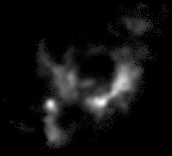
#> input picture astronomical-observations/TAU-N604-H-mod.fits, 172 x 156 px, found by its file name
$ python ts-TAU-N604-H.py
#> lines starting #> are read from the running program, lines starting #| are printed output that depends on the picture
#!/usr/bin/env python
# coding: utf-8

import time
start_time=time.time()


from pathlib import Path
import numpy as np
import json
from astropy.io import fits
from astropy.utils.misc import JsonCustomEncoder
import astropy.units as u
from matplotlib import pyplot as plt
import seaborn as sns
import sys
import turbustat.statistics as tss
from turbustat.statistics import PowerSpectrum
from turbustat.io.sim_tools import create_fits_hdu
import bfunc
import pandas as pd
from rebin_utils import downsample, oversample
from astropy.modeling import models, fitting
fitter = fitting.LevMarLSQFitter()


#distance = 840000 #parsecs
#pix = 0.26 #arcsec


name = 'N604'
element = 'H'
em_line = 'H$α$'


name_file = 'TAU-N604-H-mod.fits'
name_res = 'TAU-N604-H'
flux_map = 'TAURUS-604-Ha-Flux.fits'


##Open observations.fits
##Path and name
datapath_obs= Path(open("path-observations.txt", "r").read()).expanduser()
#> (reads surface_brightness_fluctuations/path-observations.txt from the repository)
#name_file = 'TAU-N604-H-mod.fits'
##load obs
obs =fits.open(datapath_obs / name_file)
#> obs = 4 items
##Obs data to matrix array
sb = obs[1].data.astype(float)
#> sb is the input picture: shape (156, 172) float64; 64.56% of the values are NaN or infinite; the others: min 1.42, max 15.15, mean 4.02
vv = obs[2].data.astype(float)
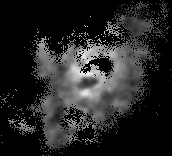
#> vv: shape (156, 172) float64; 64.56% of the values are NaN or infinite; the others: min -16.69, max 32.01, mean 3.56; drawn with min black, max white, NaN and infinite black
##load header data
hdr = obs[0].header
distance = hdr['distance']
#> distance = 840000


fig = plt.figure(figsize=(8, 6))
ax = fig.add_subplot()
sns.heatmap(sb, cmap="magma",cbar_kws={'label': 'A.D.U.'})
ax.set_facecolor('xkcd:gray')
ax.set_xlabel('X')
ax.set_ylabel('Y')


fig = plt.figure(figsize=(8, 6))
ax = fig.add_subplot()
sns.heatmap(vv, cmap="RdBu_r",cbar_kws={'label': 'km/s'})
ax.set_facecolor('xkcd:gray')
ax.set_xlabel('X')
ax.set_ylabel('Y')


##Open results.json file
##Path and name
datapath_data = Path(open("path-results.txt", "r").read()).expanduser()
#> (reads surface_brightness_fluctuations/path-results.txt from the repository)
#name_res = 'TAU-N604-H' ##change place to the first lines
##Load results
#> (the run stopped early here; a loop or call above may not have finished)
